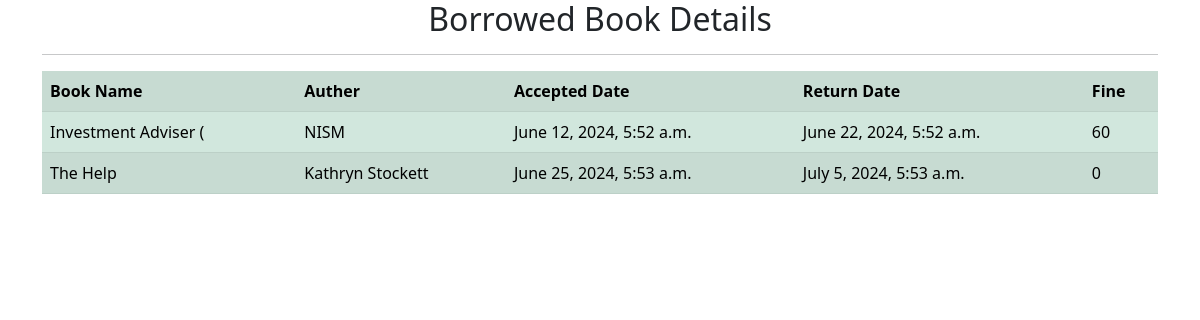
Page /libraryapp/studentborrow/ (signed in) on the committed database.
### libraryapp/models.py (models this page shows, shortened)
class AcceptedBooksNewModel(models.Model):
    book_name=models.CharField(max_length=20)
    auther=models.CharField(max_length=20)
    request_date=models.DateTimeField(auto_now_add=True)
    userd=models.ForeignKey(userdetails,on_delete=models.CASCADE)
    accepted_date = models.DateTimeField(auto_now_add=True)
    return_date = models.DateTimeField()
    fine = models.IntegerField(default=0)

### libraryapp/views.py (the view)
# urls.py: path('studentborrow/',StudentBorrowBooks.as_view(),name='studentborrow'),
class StudentBorrowBooks(generic.ListView):
    models=AcceptedBooksNewModel
    template_name="studentborrowbooks.html"
    context_object_name='data'
    def get_queryset(self):
        user = self.request.user
        return AcceptedBooksNewModel.objects.filter(userd__user__id=user.id)

### libraryapp/templates/studentborrowbooks.html (shortened to what this page needs)
<!DOCTYPE html>
<html lang="en">
<head>
            <link href="https://cdn.jsdelivr.net/npm/bootstrap@5.0.2/dist/css/bootstrap.min.css" rel="stylesheet">
</head>
<body>
<div class="container">
    <center>
        <h2>Borrowed Book Details</h2>
    </center>
    <hr>
    <table class="table table-striped table-success">
    <tr>
        <th>Book Name</th>
        <th>Auther</th>
        <th>Accepted Date</th>
        <th>Return Date</th>
        <th>Fine</th>
    </tr>
        {% for i in data %}
    <tr>
        <td>{{i.book_name}}</td>
        <td>{{i.auther}}</td>
        <td>{{i.accepted_date}}</td>
        <td>{{i.return_date}}</td>
        <td>{{i.fine}}</td>
    </tr>
        {% endfor %}
</table>
</div>
</body>
</html>

### rows in the picture
AcceptedBooksNewModel: book_name "Investment Adviser (", auther "NISM", accepted_date "June 12, 2024, 5:52 a.m.", return_date "June 22, 2024, 5:52 a.m.", fine "60"
AcceptedBooksNewModel: book_name "The Help", auther "Kathryn Stockett", accepted_date "June 25, 2024, 5:53 a.m.", return_date "July 5, 2024, 5:53 a.m.", fine "0"
